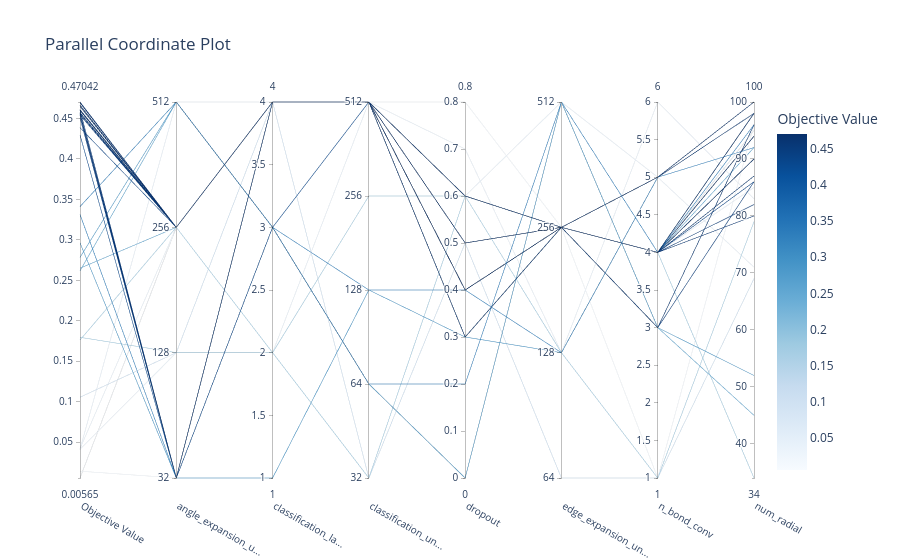

Notebook code cell kept with this figure:
### Code cell
optuna.visualization.plot_parallel_coordinate(study).show()

### Figure 1 — Plotly figure (JSON) as saved in the notebook; plotly's stock layout.template omitted (floating-point values rounded to 4 significant figures)
{"data": [{"dimensions": [{"label": "Objective Value", "range": [0.005651, 0.4704], "values": [0.2964, 0.3314, 0.01407, 0.4296, 0.4567, 0.4544, 0.4606, 0.4553, 0.4508, 0.1055, 0.1796, 0.04104, 0.1762, 0.4559, 0.4386, 0.4559, 0.4544, 0.4608, 0.4608, 0.4574, 0.4694, 0.4665, 0.4649, 0.4649, 0.4599, 0.4599, 0.4599, 0.04195, 0.4599, 0.265, 0.4704, 0.4599, 0.005651, 0.4608, 0.4574, 0.4665, 0.005651, 0.4665, 0.3411, 0.2616, 0.2784, 0.04114]}, {"label": "angle_expansion_u...", "range": [0, 3], "ticktext": ["32", "128", "256", "512"], "tickvals": [0, 1, 2, 3], "values": [0, 0, 0, 0, 0, 0, 0, 0, 0, 1, 1, 1, 2, 2, 2, 2, 2, 2, 2, 2, 2, 2, 2, 2, 2, 2, 2, 2, 2, 2, 2, 2, 2, 2, 2, 2, 2, 2, 3, 3, 3, 3]}, {"label": "classification_la...", "range": [1, 4], "values": [1, 3, 4, 3, 4, 4, 4, 4, 4, 4, 2, 2, 2, 4, 4, 4, 4, 4, 4, 4, 4, 4, 4, 4, 4, 4, 4, 4, 4, 4, 4, 4, 4, 4, 4, 4, 4, 4, 3, 3, 3, 4]}, {"label": "classification_un...", "range": [0, 4], "ticktext": ["32", "64", "128", "256", "512"], "tickvals": [0, 1, 2, 3, 4], "values": [2, 2, 4, 4, 4, 4, 4, 4, 4, 0, 0, 4, 3, 4, 4, 4, 4, 4, 4, 4, 4, 4, 4, 4, 4, 4, 4, 4, 4, 4, 4, 4, 4, 4, 4, 4, 4, 4, 1, 1, 1, 4]}, {"label": "dropout", "range": [0, 0.8], "values": [0.3, 0.4, 0.8, 0.3, 0.3, 0.4, 0.4, 0.3, 0.4, 0.5, 0.6, 0.6, 0.6, 0.6, 0.6, 0.6, 0.5, 0.5, 0.5, 0.5, 0.5, 0.5, 0.6, 0.6, 0.5, 0.5, 0.5, 0.6, 0.5, 0.6, 0.4, 0.5, 0.5, 0.5, 0.5, 0.5, 0.5, 0.5, 0.2, 0, 0, 0.7]}, {"label": "edge_expansion_un...", "range": [0, 3], "ticktext": ["64", "128", "256", "512"], "tickvals": [0, 1, 2, 3], "values": [1, 1, 2, 2, 2, 2, 2, 2, 2, 0, 2, 3, 1, 2, 2, 2, 2, 2, 2, 2, 2, 2, 2, 2, 2, 2, 2, 2, 2, 2, 2, 2, 2, 2, 2, 2, 2, 2, 3, 3, 3, 1]}, {"label": "n_bond_conv", "range": [1, 6], "values": [5, 5, 1, 3, 4, 4, 4, 3, 3, 1, 4, 5, 1, 4, 4, 4, 4, 4, 4, 5, 5, 4, 4, 4, 4, 4, 4, 4, 4, 4, 4, 4, 4, 4, 5, 4, 4, 4, 4, 3, 3, 6]}, {"label": "num_radial", "range": [34, 100], "values": [100, 92, 96, 96, 94, 94, 80, 96, 86, 69, 34, 71, 79, 87, 86, 87, 82, 98, 98, 98, 100, 94, 90, 90, 90, 90, 90, 85, 90, 92, 94, 90, 95, 98, 98, 94, 95, 94, 96, 45, 52, 83]}], "labelangle": 30, "labelside": "bottom", "line": {"color": [0.2964, 0.3314, 0.01407, 0.4296, 0.4567, 0.4544, 0.4606, 0.4553, 0.4508, 0.1055, 0.1796, 0.04104, 0.1762, 0.4559, 0.4386, 0.4559, 0.4544, 0.4608, 0.4608, 0.4574, 0.4694, 0.4665, 0.4649, 0.4649, 0.4599, 0.4599, 0.4599, 0.04195, 0.4599, 0.265, 0.4704, 0.4599, 0.005651, 0.4608, 0.4574, 0.4665, 0.005651, 0.4665, 0.3411, 0.2616, 0.2784, 0.04114], "colorbar": {"title": {"text": "Objective Value"}}, "colorscale": [[0, "rgb(247,251,255)"], [0.125, "rgb(222,235,247)"], [0.25, "rgb(198,219,239)"], [0.375, "rgb(158,202,225)"], [0.5, "rgb(107,174,214)"], [0.625, "rgb(66,146,198)"], [0.75, "rgb(33,113,181)"], [0.875, "rgb(8,81,156)"], [1, "rgb(8,48,107)"]], "reversescale": false, "showscale": true}, "type": "parcoords"}], "layout": {"title": {"text": "Parallel Coordinate Plot"}}}
